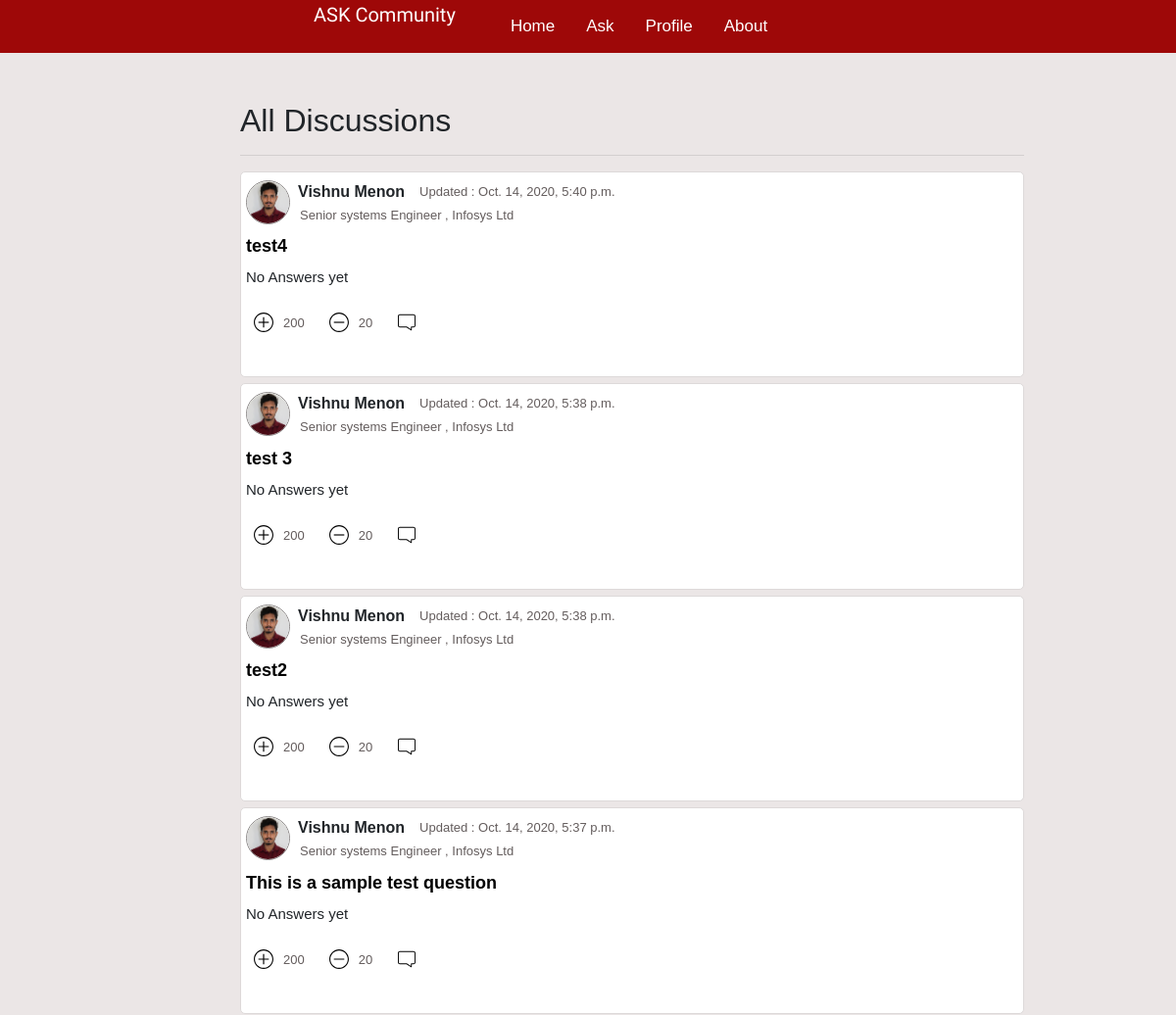
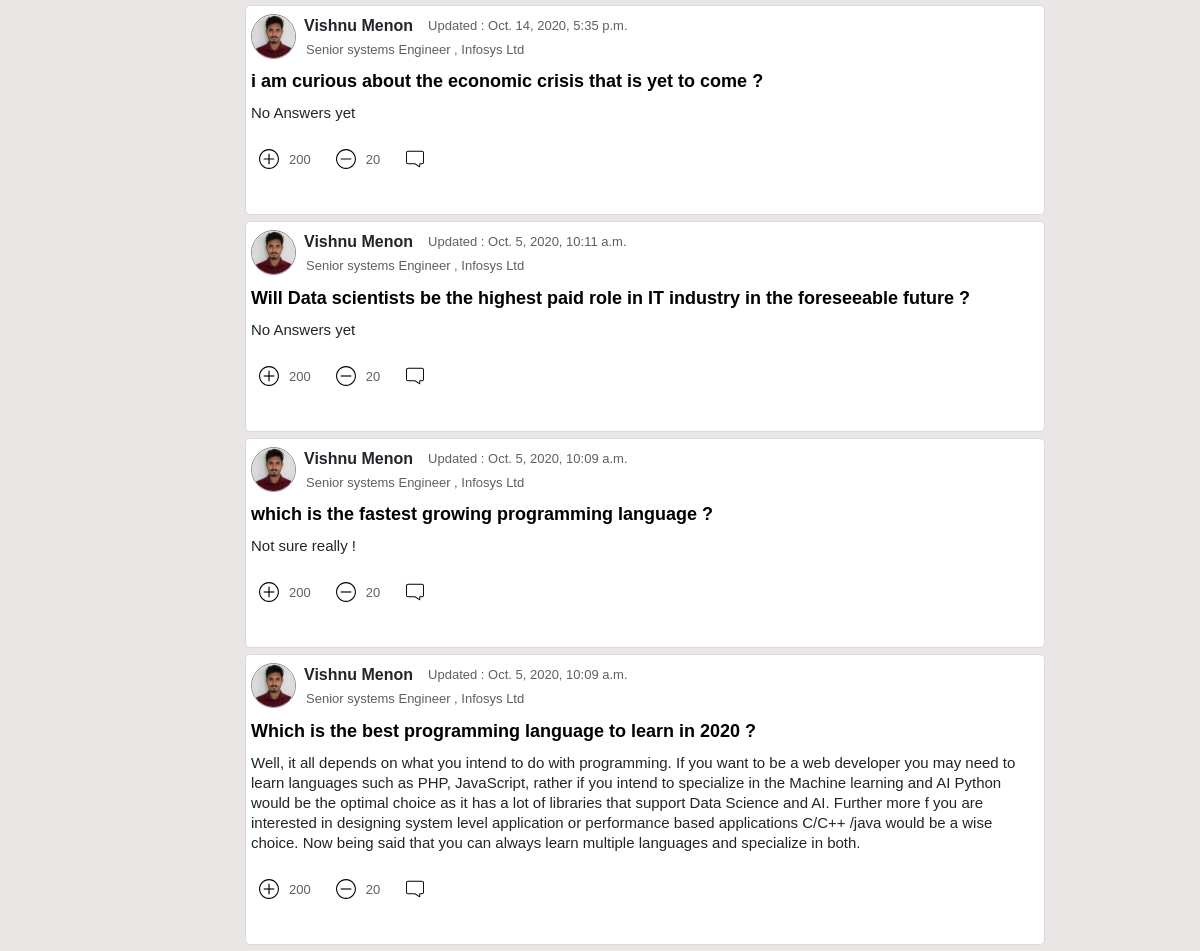
The page /forum/home/ (signed in) on the database its author committed (2 pictures, top to bottom).
### ask/models.py (models this page shows, shortened)
class Question(models.Model):
    question_id = models.AutoField(primary_key = True,null=False)
    question = models.CharField(max_length = 500)
    date_updated = models.DateTimeField(auto_now = True)
    asked_by = models.ForeignKey(Profile,to_field = "user",on_delete = models.CASCADE)

class Profile(models.Model):
    user = models.OneToOneField(User,on_delete = models.CASCADE,unique = True)
    title = models.CharField(max_length = 300,blank=True)
    profile_image = models.ImageField(upload_to = 'profiles/')

class Answer(models.Model):
    answer_id = models.AutoField(primary_key = True,null = False)
    answer = models.CharField(max_length = 2000)
    question_id = models.ForeignKey(Question,on_delete = models.CASCADE)
    date_answered = models.DateTimeField(auto_now = True)
    answered_by = models.ForeignKey(Profile,on_delete = models.CASCADE,to_field = "user")
    def __str__(self):
        return self.answer

### ask/views.py (the view)
# urls.py: path('home/',views.home,name='home'),
def home(request):
    context_dict = {}
    discussions = {}
    all_queries = Question.objects.all().order_by("-date_updated")
    for query in all_queries:
        discussions[query.question_id] = {}
        discussions[query.question_id]['query'] = query
        try:
            latest_answer =  Answer.objects.filter(question_id=query.question_id).order_by('-date_answered')[0]
            discussions[query.question_id]['latestAnswer'] = latest_answer
            discussions[query.question_id]['comments'] = Comment.objects.filter(answer_id = latest_answer.answer_id)
        except:
            discussions[query.question_id]['latestAnswer'] = "No Answers yet"
            discussions[query.question_id]['comments'] = "No Comments yet"
    if request.user.is_authenticated:
        user = request.user
        profile = Profile.objects.get(user = user)
        context_dict['user'] = user
        context_dict['profile'] = profile
    context_dict['discussions'] = discussions
    return render(request,'home.html',context = context_dict)

### ask/templates/ask/home.html (shortened to what this page needs)
{% extends 'base.html'%}
{% load static %}
{% block body %}
    <body>
        <div class="topnav">
            <p id="logo">ASK Community</p>
            <a class="link active" href="{% url 'askCommunity:home' %}">Home</a>
            {% if user.is_authenticated %}
                <a class="link" onclick = "openQuery()">Ask</a>
                <a class="link" href="#">Profile</a>
            {% else %}
                <a class="link" href="{% url 'askCommunity:login' %}">Login</a>
                <a class="link" href="{% url 'askCommunity:register' %}">Register</a>
            {% endif %}
            <a class="link" href="#about">About</a>
        </div>
        <div class="container">
            <div class="discussion-pane">
                <h2 id="discussion-header">All Discussions</h2>
                <hr>
                {% for query_id,val in discussions.items %}
                <div class="billboard thread clear">
                    <div class="profile">
                        <div class="profile-img float-left">
                            <img src="{{val.query.asked_by.profile_image.url}}" alt="spongebob" height=45px width=45px>
                        </div>
                        <div class="profile-desc float-left">
                            <p class ="profile-name float-left">{{val.query.asked_by.user.first_name}}</p>
                            <p class="last-update float-left">Updated : {{val.query.date_updated}}</p>
                            <br>
                            <p class="profile-abt float-left">{{val.query.asked_by.title}}</p>
                        </div>
                    </div>
                    <div class="question clear">
                        <a href="{% url 'askCommunity:detail' val.query.question_id %}"><p class="query">{{ val.query.question }}</p></a>
                        <p class="answer">{{val.latestAnswer}}</p>
                        <br>
                        <div class="float-left">
                            <p class="vote-btn float-left"><a href="#" data-toggle="tooltip" data-placement="top" title="Support"><img src="{% static 'images/upvote.svg' %}" height="25px" width="20px"></a></p>
                            <p class="vote-count float-left">200</p>
                            <p class="vote-btn float-left next-icon"><a href="#" data-toggle="tooltip" data-placement="top" title="Unsupport"><img src="{% static 'images/downvote.svg' %}" height="25px" width="20px"></a></p>
                            <p class="vote-count float-left">20</p>
                            <p class="vote-btn float-left next-icon" onclick="expandComments({{ val.latestAnswer.answer_id }})"><a data-toggle="tooltip" data-placement="top" title="comments"><img src="{% static 'images/comments.svg' %}" height="25px" width="20px"></a></p>
                        </div>
                        <br>
                    </div>
                </div>
                {% endfor %}
            </div>
        </div>
    </body>
{% endblock %}

### ask/static/css/style.css (style rules this page uses)
body { margin: 0; font-family: Arial, Helvetica, sans-serif; background-color: #ebe6e6; }
.clear { clear: both; }
.float-left { float:left; }
.topnav { overflow: hidden; background-color :#9e0808; }
.topnav a { float: left; color: #ffffff; padding: 14px 16px; text-decoration: none; font-size: 17px; }
.link { float:left; position: relative; left:350px; }
#logo { float:left; color: white; margin-right:10px; margin-bottom:0px; font-family: 'Yanone Kaffeesatz', sans-serif; font-size: 20px; position: relative; left:320px !important; }
.discussion-pane { margin-top:50px; margin-left:200px; width:800px; }
.billboard { background-color: white; border: 1px solid #ddd9d9; border-radius: 5px; margin-bottom: 6px; overflow-y: hidden; overflow-x:hidden; }
.billboard a { color: black; }
.thread { padding:8px 5px; }
.profile-img { width:45px; height: 45px; border:1px solid #8d8989; border-radius:50%; overflow: hidden; }
.profile-name { font-weight: 600; margin-left:8px; }
.last-update { color: #645d5d; margin-left:15px; font-size:13px; margin-top: 2px; }
.profile-abt { color:#645d5d; font-size:13px; margin-top:0px; position: relative; left:10px; top:-14px; }
.question { margin-top:0px !important; position: relative; top:-14px; line-height: 10px; }
.query { font-weight: 600; font-size: 18px; line-height: 12px !important; }
.answer { font-size: 15px; line-height: 20px; }
.vote-btn { padding-bottom: 2px; margin-left:8px; }
.next-icon { margin-left:25px; }
.vote-count { margin-left:10px; padding-bottom: 4px; font-weight: 400; font-size: 13px; color: #645d5d; position: relative; top:6px; }

### rows shown on the page
Question: query.asked_by.profile_image (picture), query.asked_by.user.first_name "Vishnu Menon", query.date_updated "Oct. 14, 2020, 5:40 p.m.", query.asked_by "Senior systems Engineer , Infosys Ltd", query.question "test4", latestAnswer "No Answers yet"
Question: query.asked_by.profile_image (picture), query.asked_by.user.first_name "Vishnu Menon", query.date_updated "Oct. 14, 2020, 5:38 p.m.", query.asked_by "Senior systems Engineer , Infosys Ltd", query.question "test 3", latestAnswer "No Answers yet"
Question: query.asked_by.profile_image (picture), query.asked_by.user.first_name "Vishnu Menon", query.date_updated "Oct. 14, 2020, 5:38 p.m.", query.asked_by "Senior systems Engineer , Infosys Ltd", query.question "test2", latestAnswer "No Answers yet"
Question: query.asked_by.profile_image (picture), query.asked_by.user.first_name "Vishnu Menon", query.date_updated "Oct. 14, 2020, 5:37 p.m.", query.asked_by "Senior systems Engineer , Infosys Ltd", query.question "This is a sample test question", latestAnswer "No Answers yet"
Question: query.asked_by.profile_image (picture), query.asked_by.user.first_name "Vishnu Menon", query.date_updated "Oct. 14, 2020, 5:35 p.m.", query.asked_by "Senior systems Engineer , Infosys Ltd", query.question "i am curious about the economic crisis that is yet to come ?", latestAnswer "No Answers yet"
Question: query.asked_by.profile_image (picture), query.asked_by.user.first_name "Vishnu Menon", query.date_updated "Oct. 5, 2020, 10:11 a.m.", query.asked_by "Senior systems Engineer , Infosys Ltd", query.question "Will Data scientists be the highest paid role in IT industry in the foreseeable future ?", latestAnswer "No Answers yet"
Question: query.asked_by.profile_image (picture), query.asked_by.user.first_name "Vishnu Menon", query.date_updated "Oct. 5, 2020, 10:09 a.m.", query.asked_by "Senior systems Engineer , Infosys Ltd", query.question "which is the fastest growing programming language ?", latestAnswer "Not sure really !"
Question: query.asked_by.profile_image (picture), query.asked_by.user.first_name "Vishnu Menon", query.date_updated "Oct. 5, 2020, 10:09 a.m.", query.asked_by "Senior systems Engineer , Infosys Ltd", query.question "Which is the best programming language to learn in 2020 ?", latestAnswer "Well, it all depends on what you intend to do with programming. If you want to be a web developer you may need to learn languages such as PHP, JavaScript, rather if you intend to specialize in the Machine learning and AI Python would be the optimal choice as it has a lot of libraries that support Data Science and AI. Further more f you are interested in designing system level application or performance based applications C/C++ /java would be a wise choice. Now being said that you can always learn multiple languages and specialize in both."
